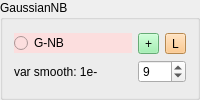
        <widget class="QGroupBox" name="groupBox_8">
         <property name="styleSheet">
          <string notr="true"/>
         </property>
         <property name="title">
          <string>GaussianNB</string>
         </property>
         <layout class="QGridLayout" name="gridLayout_14">
          <item row="0" column="0">
           <layout class="QGridLayout" name="gridLayout_13">
            <item row="1" column="2">
             <widget class="QSpinBox" name="spinBox_gnb_var_smooth">
              <property name="toolTip">
               <string>Доля наибольшей дисперсии всех признаков, которая добавляется к дисперсиям для стабильности вычислений</string>
              </property>
              <property name="minimum">
               <number>5</number>
              </property>
              <property name="maximum">
               <number>12</number>
              </property>
              <property name="value">
               <number>9</number>
              </property>
             </widget>
            </item>
            <item row="1" column="1">
             <widget class="QLabel" name="label_4">
              <property name="toolTip">
               <string>Доля наибольшей дисперсии всех признаков, которая добавляется к дисперсиям для стабильности вычислений</string>
              </property>
              <property name="text">
               <string>var smooth: 1e-</string>
              </property>
             </widget>
            </item>
            <item row="0" column="1">
             <widget class="QRadioButton" name="radioButton_gnb">
              <property name="toolTip">
               <string>Gaussian Naive Bayes</string>
              </property>
              <property name="styleSheet">
               <string notr="true">background-color: rgb(252, 222, 222);</string>
              </property>
              <property name="text">
               <string>G-NB</string>
              </property>
              <attribute name="buttonGroup">
               <string notr="true">buttonGroup</string>
              </attribute>
             </widget>
            </item>
            <item row="0" column="2">
             <layout class="QGridLayout" name="gridLayout_45">
              <item row="0" column="0">
               <widget class="QToolButton" name="toolButton_add_var_smooth">
                <property name="styleSheet">
                 <string notr="true">background-color: rgb(143, 240, 164);</string>
                </property>
                <property name="text">
                 <string>+</string>
                </property>
               </widget>
              </item>
              <item row="0" column="1">
               <widget class="QToolButton" name="toolButton_lim_var_smooth">
                <property name="styleSheet">
                 <string notr="true">background-color: rgb(255, 190, 111);</string>
                </property>
                <property name="text">
                 <string>L</string>
                </property>
               </widget>
              </item>
             </layout>
            </item>
           </layout>
          </item>
         </layout>
        </widget>
